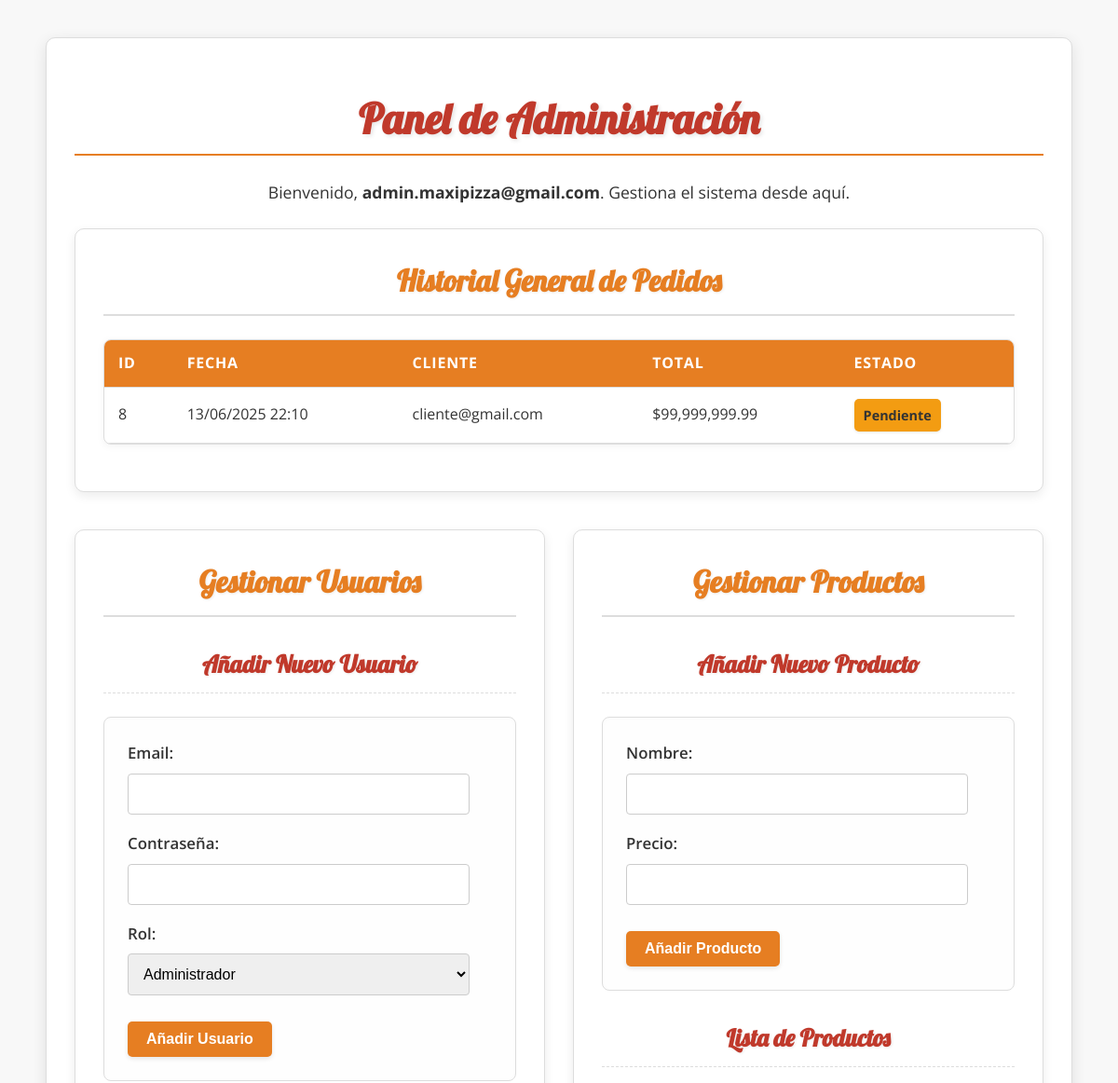
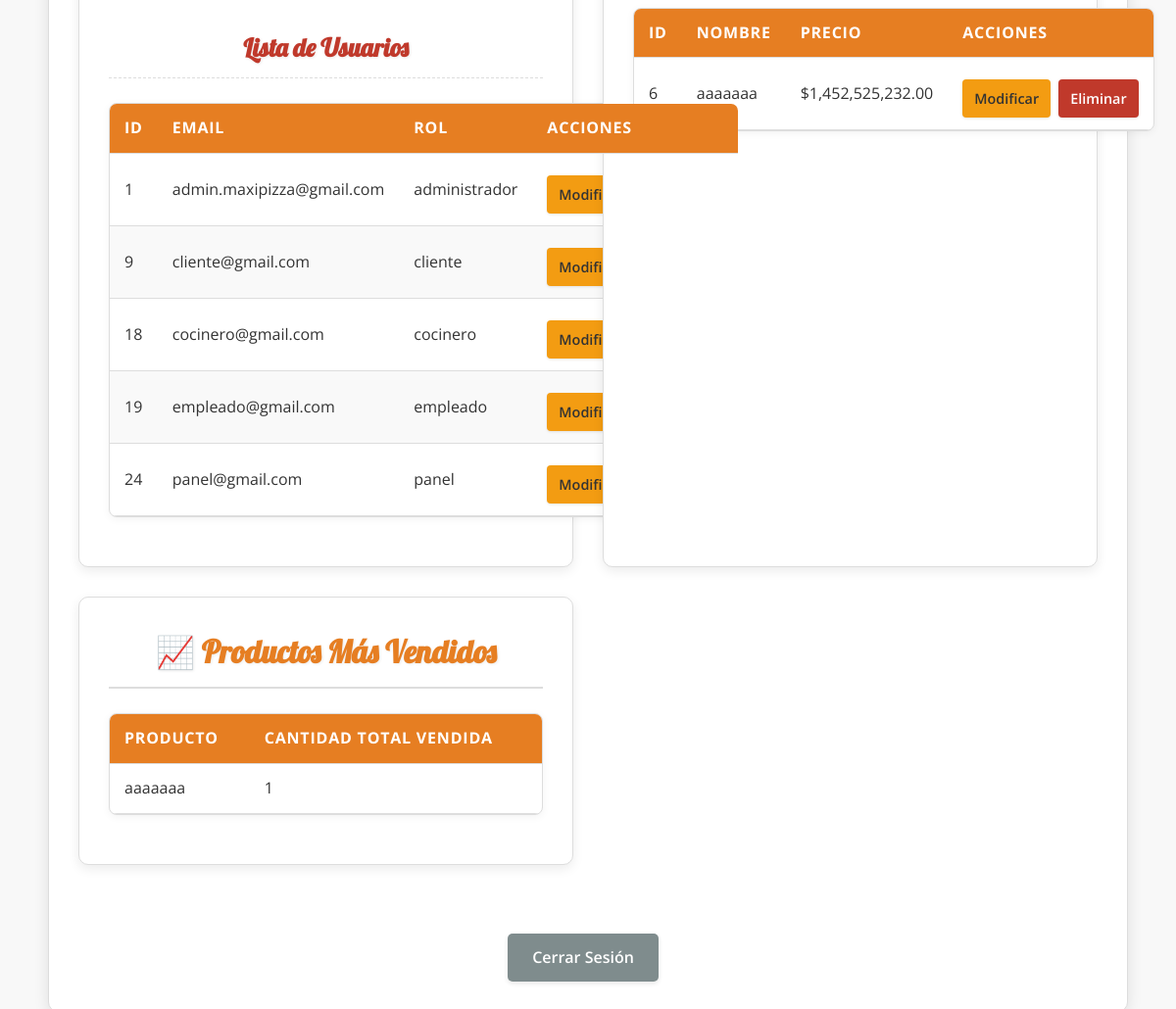
Page /admin/admin_dashboard.php (signed in) on the committed database (2 pictures, top to bottom).
### tables this page shows
CREATE TABLE `pedidos` (
  `id` int(11) NOT NULL,
  `cliente_id` int(11) DEFAULT NULL,
  `fecha` datetime NOT NULL DEFAULT current_timestamp(),
  `total` decimal(10,2) NOT NULL,
  `estado` enum('pendiente','en_preparacion','listo','entregado','cancelado') NOT NULL DEFAULT 'pendiente',
  `nombre_cliente_calle` varchar(255) DEFAULT NULL,
  `ubicacion_cliente_calle` varchar(255) DEFAULT NULL,
  `telefono_cliente_calle` varchar(50) DEFAULT NULL,
  `nota_pedido` text DEFAULT NULL
);

CREATE TABLE `usuarios` (
  `id` int(11) NOT NULL,
  `email` varchar(255) NOT NULL,
  `password` varchar(255) NOT NULL,
  `rol` enum('administrador','empleado','cocinero','cliente','panel') NOT NULL,
  `nombre` varchar(100) DEFAULT NULL,
  `telefono` varchar(50) DEFAULT NULL,
  `ubicacion` varchar(150) DEFAULT NULL
);

CREATE TABLE `productos` (
  `id` int(11) NOT NULL,
  `nombre` varchar(100) NOT NULL,
  `precio` int(11) NOT NULL
);

### admin/admin_dashboard.php (the view, shortened to what this page needs)
<?php
$conn = new mysqli(DB_HOST, DB_USER, DB_PASS, DB_NAME);
$all_orders = [];
$result_orders = $conn->query("SELECT p.id, p.fecha, p.total, p.estado, u.email AS cliente_registrado, p.nombre_cliente_calle FROM pedidos p LEFT JOIN usuarios u ON p.cliente_id = u.id ORDER BY p.fecha DESC");
if ($result_orders) {
    while ($row = $result_orders->fetch_assoc()) {
        $all_orders[] = $row;
    }
}
$users = [];
$result_users = $conn->query("SELECT id, email, rol FROM usuarios");
if ($result_users) {
    while ($row = $result_users->fetch_assoc()) {
        $users[] = $row;
    }
}
$products = [];
$result_products = $conn->query("SELECT id, nombre, precio FROM productos");
if ($result_products) {
    while ($row = $result_products->fetch_assoc()) {
        $products[] = $row;
    }
}
$best_selling_products = [];
$sql_best_sellers = "SELECT
                            prod.nombre AS product_name,
                            SUM(pp.cantidad) AS total_quantity_sold
                        FROM
                            productos prod
                        JOIN
                            pedido_productos pp ON prod.id = pp.producto_id
                        GROUP BY
                            prod.id, prod.nombre
                        ORDER BY
                            total_quantity_sold DESC
                        LIMIT 5";
$result_best_sellers = $conn->query($sql_best_sellers);
if ($result_best_sellers) {
    while ($row = $result_best_sellers->fetch_assoc()) {
        $best_selling_products[] = $row;
    }
} else {
    error_log("Error al obtener productos más vendidos: " . $conn->error);
}
?>
<!DOCTYPE html>
<html lang="es">
<head>
    <link rel="stylesheet" href="./../css/style.css">
</head>
<body>
    <div class="container">
        <h1>Panel de Administración</h1>
        <p>Bienvenido, <strong><?php echo htmlspecialchars($_SESSION['usuario_email']); ?></strong>. Gestiona el sistema desde aquí.</p>
        <div class="grid-item" style="margin-bottom: 40px;">
            <h2>Historial General de Pedidos</h2>
            <?php if (empty($all_orders)): ?>
                <p class="no-data">Aún no se ha registrado ningún pedido.</p>
            <?php else: ?>
                <table>
                    <thead>
                        <tr>
                            <th>ID</th>
                            <th>Fecha</th>
                            <th>Cliente</th>
                            <th>Total</th>
                            <th>Estado</th>
                        </tr>
                    </thead>
                    <tbody>
                        <?php foreach ($all_orders as $order): ?>
                            <tr>
                                <td><?php echo htmlspecialchars($order['id']); ?></td>
                                <td><?php echo date('d/m/Y H:i', strtotime($order['fecha'])); ?></td>
                                <td>
                                    <?php
                                    echo htmlspecialchars($order['cliente_registrado'] ?: ($order['nombre_cliente_calle'] ?: 'N/D'));
                                    ?>
                                </td>
                                <td>$<?php echo number_format($order['total'], 2); ?></td>
                                <td>
                                    <span class="status <?php echo htmlspecialchars($order['estado']); ?>">
                                        <?php echo str_replace('_', ' ', htmlspecialchars($order['estado'])); ?>
                                    </span>
                                </td>
                            </tr>
                        <?php endforeach; ?>
                    </tbody>
                </table>
            <?php endif; ?>
        </div>
        <div class="dashboard-grid">
            <div class="grid-item">
                <h2>Gestionar Usuarios</h2>
                <h3>Añadir Nuevo Usuario</h3>
                <form action="admin_dashboard.php" method="POST">
                    <label for="user_email">Email:</label>
                    <input type="email" name="email" required>
                    <label for="user_password">Contraseña:</label>
                    <input type="password" name="password" required>
                    <label for="user_rol">Rol:</label>
                    <select name="rol" required>
                        <option value="administrador">Administrador</option>
                    </select>
                    <button type="submit" name="add_user">Añadir Usuario</button>
                </form>
                <h3>Lista de Usuarios</h3>
                <table>
                    <thead><tr><th>ID</th><th>Email</th><th>Rol</th><th>Acciones</th></tr></thead>
                    <tbody>
                        <?php if (empty($users)): ?>
                            <tr><td colspan="4" class="no-data">No hay usuarios registrados.</td></tr>
                        <?php else: ?>
                            <?php foreach ($users as $user): ?>
                                <tr>
                                    <td><?php echo $user['id']; ?></td>
                                    <td><?php echo htmlspecialchars($user['email']); ?></td>
                                    <td><?php echo htmlspecialchars($user['rol']); ?></td>
                                    <td class="action-buttons">
                                        <a href="?edit_user_id=<?php echo $user['id']; ?>" class="btn edit">Modificar</a>
                                        <a href="?delete_user_id=<?php echo $user['id']; ?>" class="btn delete" onclick="return confirm('¿Estás seguro de eliminar a este usuario?');">Eliminar</a>
                                    </td>
                                </tr>
                            <?php endforeach; ?>
                        <?php endif; ?>
                    </tbody>
                </table>
            </div>
            <div class="grid-item">
                <h2>Gestionar Productos</h2>
                <h3>Añadir Nuevo Producto</h3>
                <form action="admin_dashboard.php" method="POST">
                    <label for="product_nombre">Nombre:</label>
                    <input type="text" name="nombre" required>
                    <label for="product_precio">Precio:</label>
                    <input type="number" name="precio" step="0.01" required>
                    <button type="submit" name="add_product">Añadir Producto</button>
                </form>
                <h3>Lista de Productos</h3>
                <table>
                    <thead><tr><th>ID</th><th>Nombre</th><th>Precio</th><th>Acciones</th></tr></thead>
                    <tbody>
                        <?php if (empty($products)): ?>
                            <tr><td colspan="4" class="no-data">No hay productos registrados.</td></tr>
                        <?php else: ?>
                            <?php foreach ($products as $product): ?>
                                <tr>
                                    <td><?php echo $product['id']; ?></td>
                                    <td><?php echo htmlspecialchars($product['nombre']); ?></td>
                                    <td>$<?php echo number_format($product['precio'], 2); ?></td>
                                    <td class="action-buttons">
                                        <a href="?edit_product_id=<?php echo $product['id']; ?>" class="btn edit">Modificar</a>
                                        <a href="?delete_product_id=<?php echo $product['id']; ?>" class="btn delete" onclick="return confirm('¿Estás seguro de eliminar este producto?');">Eliminar</a>
                                    </td>
                                </tr>
                            <?php endforeach; ?>
                        <?php endif; ?>
                    </tbody>
                </table>
            </div>
            <div class="grid-item">
                <h2>📈 Productos Más Vendidos</h2>
                <?php if (empty($best_selling_products)): ?>
                    <p class="no-data">No hay datos de ventas disponibles para mostrar los productos más vendidos.</p>
                <?php else: ?>
                    <table>
                        <thead>
                            <tr>
                                <th>Producto</th>
                                <th>Cantidad Total Vendida</th>
                            </tr>
                        </thead>
                        <tbody>
                            <?php foreach ($best_selling_products as $product_sale): ?>
                                <tr>
                                    <td><?php echo htmlspecialchars($product_sale['product_name']); ?></td>
                                    <td><?php echo htmlspecialchars($product_sale['total_quantity_sold']); ?></td>
                                </tr>
                            <?php endforeach; ?>
                        </tbody>
                    </table>
                <?php endif; ?>
            </div>
        </div> <div style="text-align: center; margin-top: 40px;">
            <a href="?logout=true" class="btn logout-button">Cerrar Sesión</a>
        </div>
    </div> </body>
</html>

### CSS/style.css (style rules this page uses)
table { width: 100%; border-collapse: collapse; margin-top: 25px; background-color: #fff; border-radius: 10px; overflow: hidden; box-shadow: 0 5px 15px rgba(0,0,0,0.08); }
th, td { padding: 18px; text-align: left; border-bottom: 1px solid #ebebeb; vertical-align: middle; }
th { background-color: #f9f9f9; font-weight: 700; text-transform: uppercase; color: #666; font-size: 0.95em; }
tr:nth-child(even) { background-color: #fefefe; }
.action-buttons { display: flex; gap: 8px; justify-content: flex-end; }
.action-buttons .btn { padding: 8px 12px; font-size: 0.9em; border-radius: 6px; font-weight: 600; box-shadow: 0 2px 5px rgba(0,0,0,0.1); }
.action-buttons .btn.edit { background-color: #f39c12; color: white; }
.action-buttons .btn.delete { background-color: #c0392b; color: white; }
html { scrollbar-color: #e67e22 #f1f1f1; }

### rows in the picture
pedidos: id "8", fecha "13/06/2025 22:10", cliente.email "cliente@gmail.com", total "99,999,999.99", estado "Pendiente"
usuarios: id "1", email "admin.maxipizza@gmail.com", rol "administrador"
usuarios: id "9", email "cliente@gmail.com", rol "cliente"
usuarios: id "18", email "cocinero@gmail.com", rol "cocinero"
usuarios: id "19", email "empleado@gmail.com", rol "empleado"
usuarios: id "24", email "panel@gmail.com", rol "panel"
productos: id "6", nombre "aaaaaaa", precio "1,452,525,232.00"

### other values in the picture
$_SESSION['usuario_email'] "admin.maxipizza@gmail.com"
$product_sale['product_name'] "aaaaaaa"
$product_sale['total_quantity_sold'] "1"
